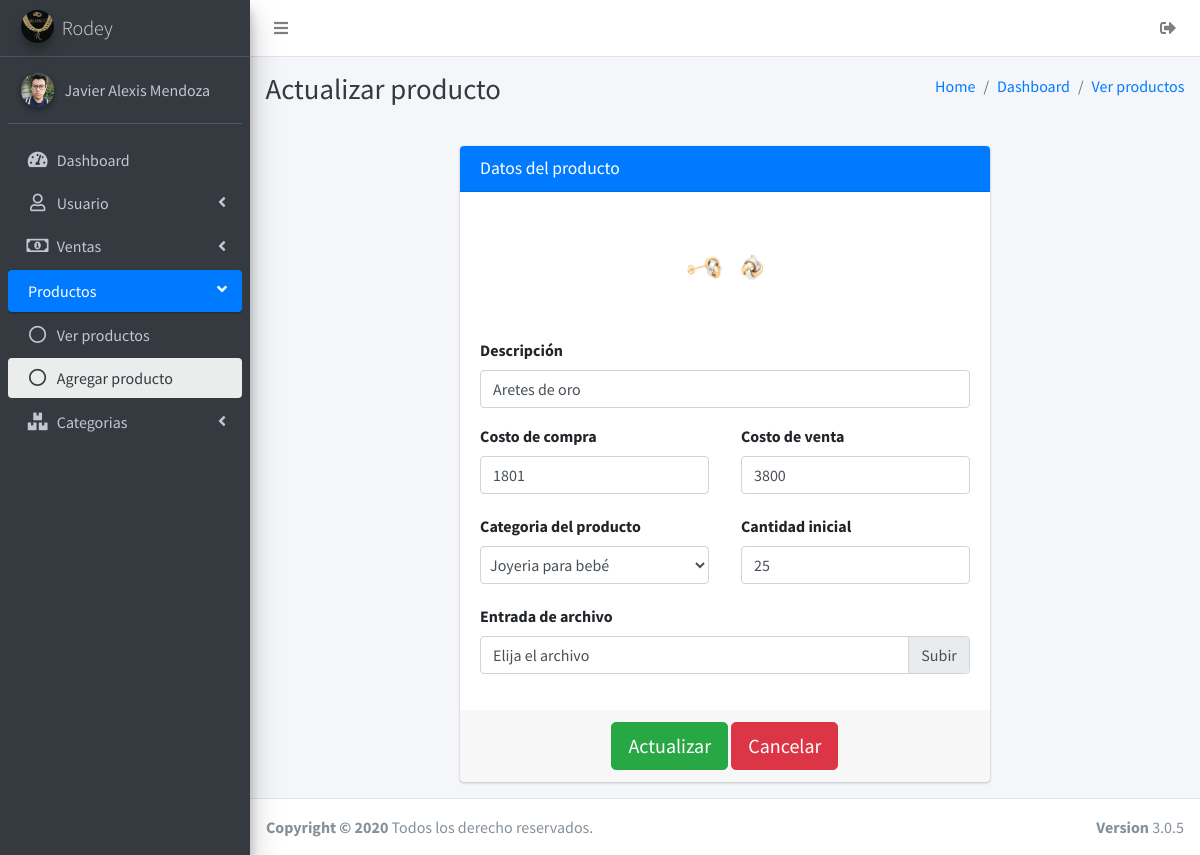
The app's page /productos/accionesProducto/actualizarProducto.php?id=1 (signed in) with its own data.
### tables this page shows
CREATE TABLE `usuarios` (
  `idusuarios` int NOT NULL AUTO_INCREMENT,
  `nombre` varchar(45) NOT NULL,
  `apellidoP` varchar(45) NOT NULL,
  `apellidoM` varchar(45) NOT NULL,
  `numeroCelular` varchar(20) DEFAULT NULL,
  `correoElectronico` varchar(45) DEFAULT NULL,
  `direccion` varchar(100) DEFAULT NULL,
  `estado` tinyint(1) NOT NULL DEFAULT '1',
  `usuario` varchar(30) NOT NULL,
  `contraseña` varchar(300) NOT NULL,
  `imgUsuario` varchar(200) DEFAULT NULL,
  `categoria_usuario` int NOT NULL,
  PRIMARY KEY (`idusuarios`),
  KEY `fk_categoria_idx` (`categoria_usuario`),
  CONSTRAINT `fk_categoria` FOREIGN KEY (`categoria_usuario`) REFERENCES `categoria_usuario` (`idcategoria_usuario`)
);

CREATE TABLE `producto` (
  `idProducto` int NOT NULL AUTO_INCREMENT,
  `categoria_kf` int NOT NULL,
  `descripcion` varchar(150) NOT NULL,
  `costo_compra` float NOT NULL,
  `costo_venta` float NOT NULL,
  `cantidad_stock` int NOT NULL,
  `img_producto` varchar(200) DEFAULT NULL,
  PRIMARY KEY (`idProducto`),
  KEY `fk_producto_categoria_idx` (`categoria_kf`),
  CONSTRAINT `fk_producto_categoria` FOREIGN KEY (`categoria_kf`) REFERENCES `categoria_producto` (`idcategoria_producto`)
);

### sessionIniciada.php (called while the page is built, shortened)
<?php
if ((isset($_SESSION['idusuario']) && $_SESSION['idusuario'] != '')) {
    $idusuario = $_SESSION['idusuario'];
    include 'conexiones/conexion.php';
    $sql = "SELECT * FROM usuarios WHERE idusuarios = " . $idusuario . " and estado=1";
    $result = $conexion->query($sql);
    $mostrar = mysqli_fetch_array($result);
    $IMGUSER = $mostrar['imgUsuario'];
    $NOMBREUSER = $mostrar['nombre'] . ' ' . $mostrar['apellidoP'];
} else {
    $host  = $_SERVER['HTTP_HOST'];
    $uri   = rtrim(dirname($_SERVER['PHP_SELF']), '/\\');
    $extra = 'index.php';
    header("Location: http://$host/Admin_joyeria/$extra");
    die();
}

### productos/accionesProducto/actualizarProducto.php (the view, shortened to what this page needs)
<?php
include '../../sessionIniciada.php';
if (isset($_GET['id']) && $_GET['id'] != '') {
    $id = $_GET['id'];
    include '../../conexiones/conexion.php';
    $sqlDatos = "select * from producto where idProducto=" . $id;
    $resultadosM = $conexion->query($sqlDatos);
    $mostrarR = mysqli_fetch_array($resultadosM);
} else {
    $host  = $_SERVER['HTTP_HOST'];
    $uri   = rtrim(dirname($_SERVER['PHP_SELF']), '/\\');
    $extra = 'Admin_joyeria/productos/productos.php';
    header("Location: http://$host/$extra");
}
?>
<!DOCTYPE html>
<html lang="es">
<head>
    <link rel="stylesheet" href="../../plugins/select2/css/select2.min.css">
    <link rel="stylesheet" href="../../plugins/select2-bootstrap4-theme/select2-bootstrap4.min.css">
    <link rel="stylesheet" href="../../plugins/fontawesome-free/css/all.min.css">
    <link rel="stylesheet" href="https://code.ionicframework.com/ionicons/2.0.1/css/ionicons.min.css">
    <link rel="stylesheet" href="../../plugins/tempusdominus-bootstrap-4/css/tempusdominus-bootstrap-4.min.css">
    <link rel="stylesheet" href="../../dist/css/adminlte.min.css">
    <link rel="stylesheet" href="../../plugins/overlayScrollbars/css/OverlayScrollbars.min.css">
</head>
<body class="hold-transition sidebar-mini layout-fixed">
    <div class="wrapper">
        <nav class="main-header navbar navbar-expand navbar-white navbar-light">
            <ul class="navbar-nav">
                <li class="nav-item">
                    <a class="nav-link" data-widget="pushmenu" href="#" role="button"><i class="fas fa-bars"></i></a>
                </li>
            </ul>
            <ul class="navbar-nav ml-auto">
                <a class="nav-link effectoHover" data-toggle="" href="../../cerrarSesion.php">
                    <i class="fas fa-sign-out-alt"></i>
                </a>
            </ul>
        </nav>
        <aside class="main-sidebar sidebar-dark-primary elevation-4">
            <a href="../main.php" class="brand-link">
                <img src="../../img/logo.png" alt="AdminLTE Logo" class="brand-image img-circle elevation-3" style="opacity: .8">
                <span class="brand-text font-weight-light">Rodey</span>
            </a>
            <div class="sidebar">
                <div class="user-panel mt-3 pb-3 mb-3 d-flex">
                    <div class="image">
                        <img src="<?= "../" . $IMGUSER ?>" class="img-circle elevation-2" alt="User Image">
                    </div>
                    <div class="info">
                        <a href="#" class="d-block"><?php echo $NOMBREUSER ?></a>
                    </div>
                </div>
                <nav class="mt-2">
                    <ul class="nav nav-pills nav-sidebar flex-column" data-widget="treeview" role="menu" data-accordion="false">
                        <li class="nav-item">
                            <a href="../main.php" class="nav-link ">
                                <i class="nav-icon fas fa-tachometer-alt"></i>
                                <p>
                                    Dashboard
                                </p>
                            </a>
                        </li>
                        <li class="nav-item has-treeview">
                            <a href="#" class="nav-link">
                                <i class="far fa-user nav-icon"></i>
                                <p>
                                    Usuario
                                    <i class="fas fa-angle-left right"></i>
                                </p>
                            </a>
                        </li>
                        <li class="nav-item has-treeview">
                            <a href="#" class="nav-link">
                                <i class="far fa-money-bill-alt nav-icon"></i>
                                <p>
                                    Ventas
                                    <i class="fas fa-angle-left right"></i>
                                </p>
                            </a>
                        </li>
                        <li class="nav-item has-treeview menu-open">
                            <a href="#" class="nav-link active">
                                <p>
                                    Productos
                                    <i class="fas fa-angle-left right"></i>
                                </p>
                            </a>
                            <ul class="nav nav-treeview">
                                <li class="nav-item">
                                    <a href="../productos/productos.php" class="nav-link">
                                        <i class="far fa-circle nav-icon"></i>
                                        <p>Ver productos</p>
                                    </a>
                                </li>
                                <li class="nav-item">
                                    <a href="#" class="nav-link active">
                                        <i class="far fa-circle nav-icon"></i>
                                        <p>Agregar producto</p>
                                    </a>
                                </li>
                            </ul>
                        </li>
                        <li class="nav-item has-treeview">
                            <a href="#" class="nav-link">
                                <i class="fas fa-boxes nav-icon"></i>
                                <p>
                                    Categorias
                                    <i class="fas fa-angle-left right"></i>
                                </p>
                            </a>
                        </li>
                    </ul>
                </nav>
            </div>
        </aside>
        <div class="content-wrapper">
            <div class="content-header">
                <div class="container-fluid">
                    <div class="row mb-2">
                        <div class="col-sm-6">
                            <h1 class="m-0 text-dark">Actualizar producto</h1>
                        </div>
                        <div class="col-sm-6">
                            <ol class="breadcrumb float-sm-right">
                                <li class="breadcrumb-item"><a href="../main.php">Home</a></li>
                                <li class="breadcrumb-item"><a href="../main.php">Dashboard</a></li>
                                <li class="breadcrumb-item disabled"><a href="vendedores.php">Ver productos</a></li>
                            </ol>
                        </div>
                    </div>
                </div>
            </div>
            <section class="content">
                <div class="container-fluid">
                    <div class="row justify-content-center">
                        <div class="col-sm-12 col-lg-7 col-md-8 mt-3">
                            <div class="card card-primary">
                                <div class="card-header">
                                    <h3 class="card-title">Datos del producto</h3>
                                </div>
                                <form role="form" action="actualizar.php?id=<?=$mostrarR['idProducto']?>" autocomplete="off" onsubmit="return comprobar()" method="post" enctype="multipart/form-data">
                                    <div class="card-body">
                                        <div class="form-group d-block text-center">
                                            <?php
                                            $imagenP = $mostrarR['img_producto'];
                                            ?>
                                            <img src="../../img_productos/<?= $imagenP ?>" class="img-responsive img-rounded" width="110" alt="Imagen">
                                        </div>
                                        <div class="form-group">
                                            <label for="descripcion">Descripción</label>
                                            <input type="text" value="<?= $mostrarR['descripcion'] ?>" name="descripcion" class="form-control" id="descripcion" placeholder="Descripción del producto" require>
                                        </div>
                                        <div class="dividir">
                                            <div class="form-group">
                                                <label for="costoVenta">Costo de compra</label>
                                                <input type="number" value="<?= $mostrarR['costo_compra'] ?>" min="0" name="costoCompra" class="form-control" id="costoCompra" placeholder="Costo de compra" require>
                                            </div>
                                            <div class="form-group">
                                                <label for="costoVenta">Costo de venta</label>
                                                <input type="number" value="<?= $mostrarR['costo_venta'] ?>" min="0" name="costoVenta" class="form-control" id="costoVenta" placeholder="Costo de venta" require>
                                            </div>
                                        </div>
                                        <div class="dividir">
                                            <?php
                                            include '../../conexiones/conexion.php';
                                            $sql = "SELECT * FROM Joyeria.categoria_producto";
                                            $result = $conexion->query($sql);
                                            ?>
                                            <div class="form-group">
                                                <label>Categoria del producto</label>
                                                <select class="form-control select2 " name="categoria" id="categoria" style="width: 100%; padding: 5px;">
                                                    <?php
                                                    while ($mostrar = mysqli_fetch_array($result)) {
                                                        if ($mostrarR['categoria_kf'] == $mostrar['idcategoria_producto']) {
                                                            echo '<option selected value="' . $mostrar['idcategoria_producto'] . '">' . $mostrar['categoria'] . '</option>';
                                                        } else {
                                                            echo '<option value="' . $mostrar['idcategoria_producto'] . '">' . $mostrar['categoria'] . '</option>';
                                                        }
                                                    }
                                                    ?>
                                                </select>
                                            </div>
                                            <div class="form-group">
                                                <label for="costoVenta">Cantidad inicial</label>
                                                <input type="number" value="<?= $mostrarR['cantidad_stock'] ?>" min="<?= $mostrarR['cantidad_stock'] ?>" name="stock" class="form-control" id="stock" placeholder="Stock inicial" require>
                                            </div>
                                        </div>
                                        <div class="form-group">
                                            <label for="exampleInputFile">Entrada de archivo</label>
                                            <div class="custom-file">
                                                <label class="custom-file-label" for="imagen">Elija el archivo</label>
                                            </div>
                                        </div>
                                    </div>
                                    <div class="card-footer text-center">
                                        <button id="enviar" onclick="return comprobar()" type="submit" class=" cambiar-tamanio  btn btn-success btn-lg ">Actualizar</button>
                                        <a href="../productos.php" class=" btn btn-danger btn-lg">Cancelar</a>
                                    </div>
                                </form>
                            </div>
                        </div>
                    </div>
                </div>
            </section>
        </div>
        <footer class=" main-footer ">
            <strong>Copyright &copy; 2020 </strong> Todos los derecho reservados.
            <div class=" float-right d-none d-sm-inline-block ">
                <b>Version</b> 3.0.5
            </div>
        </footer>
    </div>
</body>
</html>

### productos/accionesProducto/actualizarProducto.php (style rules this page uses)
.dividir * { display: block; }
@media (min-width: 700px) { .dividir { display: flex; justify-content: space-between; } }
@media (min-width: 700px) { .dividir .form-group { flex-basis: calc(50% - 1rem); } }

### records on screen
usuarios: imgUsuario (picture), NOMBREUSER "Javier Alexis Mendoza"
producto: img_producto (picture), descripcion "Aretes de oro", costoCompra "1801", costoVenta "3800", stock "25"

### other values on screen
form field categoria "Joyeria para bebé"
